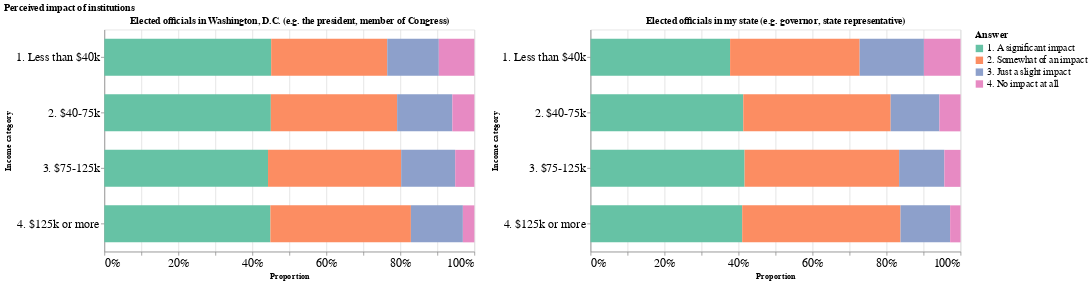

Notebook source saved alongside this figure:
### Markdown cell above
######  Chart information
* Per income category every bar adds up to 100%.
* Naturally, the bigger the color, the bigger the share of the accompanying answer. 
* By hovering over a single color you can see the answer it belongs to.

### Code cell
A_5304.impact

### Figure 1 — Vega-Lite specification as saved in the notebook (floating-point values rounded to 4 significant figures)
{"config": {"view": {"continuousWidth": 400, "continuousHeight": 300}}, "hconcat": [{"data": {"name": "data-094f19b4d5360e0dc94f38f6b2f1528f"}, "mark": {"type": "bar", "size": 50}, "encoding": {"color": {"field": "val", "legend": {"labelFontSize": 13, "titleFontSize": 14}, "scale": {"scheme": "set2"}, "title": "Answer", "type": "nominal"}, "tooltip": {"field": "val", "type": "nominal"}, "x": {"axis": {"labelFontSize": 16}, "field": "count", "stack": "normalize", "title": "Proportion", "type": "quantitative"}, "y": {"axis": {"labelFontSize": 16}, "field": "income_cat", "title": "Income category", "type": "nominal"}}, "height": 300, "title": "Elected officials in Washington, D.C. (e.g. the president, member of Congress)", "width": 500}, {"data": {"name": "data-3b201677cd41b614c0b2913227e36d1b"}, "mark": {"type": "bar", "size": 50}, "encoding": {"color": {"field": "val", "legend": {"labelFontSize": 13, "titleFontSize": 14}, "scale": {"scheme": "set2"}, "title": "Answer", "type": "nominal"}, "tooltip": {"field": "val", "type": "nominal"}, "x": {"axis": {"labelFontSize": 16}, "field": "count", "stack": "normalize", "title": "Proportion", "type": "quantitative"}, "y": {"axis": {"labelFontSize": 16}, "field": "income_cat", "title": "Income category", "type": "nominal"}}, "height": 300, "title": "Elected officials in my state (e.g. governor, state representative)", "width": 500}], "title": "Perceived impact of institutions", "$schema": "https://vega.github.io/schema/vega-lite/v4.17.0.json", "datasets": {"data-094f19b4d5360e0dc94f38f6b2f1528f": [{"income_cat": "4. $125k or more", "val": "1. A significant impact", "count": 623}, {"income_cat": "4. $125k or more", "val": "2. Somewhat of an impact", "count": 527}, {"income_cat": "4. $125k or more", "val": "3. Just a slight impact", "count": 195}, {"income_cat": "4. $125k or more", "val": "4. No impact at all", "count": 43}, {"income_cat": "3. $75-125k", "val": "1. A significant impact", "count": 718}, {"income_cat": "3. $75-125k", "val": "2. Somewhat of an impact", "count": 584}, {"income_cat": "3. $75-125k", "val": "3. Just a slight impact", "count": 237}, {"income_cat": "3. $75-125k", "val": "4. No impact at all", "count": 84}, {"income_cat": "2. $40-75k", "val": "1. A significant impact", "count": 621}, {"income_cat": "2. $40-75k", "val": "2. Somewhat of an impact", "count": 471}, {"income_cat": "2. $40-75k", "val": "3. Just a slight impact", "count": 206}, {"income_cat": "2. $40-75k", "val": "4. No impact at all", "count": 82}, {"income_cat": "1. Less than $40k", "val": "1. A significant impact", "count": 634}, {"income_cat": "1. Less than $40k", "val": "2. Somewhat of an impact", "count": 441}, {"income_cat": "1. Less than $40k", "val": "3. Just a slight impact", "count": 196}, {"income_cat": "1. Less than $40k", "val": "4. No impact at all", "count": 135}], "data-3b201677cd41b614c0b2913227e36d1b": [{"income_cat": "4. $125k or more", "val": "1. A significant impact", "count": 569}, {"income_cat": "4. $125k or more", "val": "2. Somewhat of an impact", "count": 594}, {"income_cat": "4. $125k or more", "val": "3. Just a slight impact", "count": 186}, {"income_cat": "4. $125k or more", "val": "4. No impact at all", "count": 39}, {"income_cat": "3. $75-125k", "val": "1. A significant impact", "count": 675}, {"income_cat": "3. $75-125k", "val": "2. Somewhat of an impact", "count": 677}, {"income_cat": "3. $75-125k", "val": "3. Just a slight impact", "count": 198}, {"income_cat": "3. $75-125k", "val": "4. No impact at all", "count": 71}, {"income_cat": "2. $40-75k", "val": "1. A significant impact", "count": 571}, {"income_cat": "2. $40-75k", "val": "2. Somewhat of an impact", "count": 551}, {"income_cat": "2. $40-75k", "val": "3. Just a slight impact", "count": 182}, {"income_cat": "2. $40-75k", "val": "4. No impact at all", "count": 79}, {"income_cat": "1. Less than $40k", "val": "1. A significant impact", "count": 530}, {"income_cat": "1. Less than $40k", "val": "2. Somewhat of an impact", "count": 492}, {"income_cat": "1. Less than $40k", "val": "3. Just a slight impact", "count": 244}, {"income_cat": "1. Less than $40k", "val": "4. No impact at all", "count": 139}]}}
